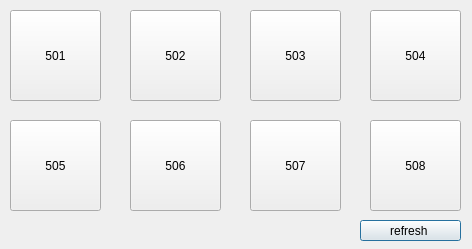
<?xml version="1.0" encoding="UTF-8"?>
<ui version="4.0">
 <class>list</class>
 <widget class="QDialog" name="list">
  <property name="geometry">
   <rect>
    <x>0</x>
    <y>0</y>
    <width>472</width>
    <height>249</height>
   </rect>
  </property>
  <property name="windowTitle">
   <string>Dialog</string>
  </property>
  <widget class="QPushButton" name="btnrefresh">
   <property name="geometry">
    <rect>
     <x>360</x>
     <y>220</y>
     <width>101</width>
     <height>21</height>
    </rect>
   </property>
   <property name="text">
    <string>refresh </string>
   </property>
  </widget>
  <widget class="QPushButton" name="pushButton_2">
   <property name="geometry">
    <rect>
     <x>10</x>
     <y>10</y>
     <width>91</width>
     <height>91</height>
    </rect>
   </property>
   <property name="text">
    <string>501</string>
   </property>
  </widget>
  <widget class="QPushButton" name="pushButton_3">
   <property name="geometry">
    <rect>
     <x>130</x>
     <y>10</y>
     <width>91</width>
     <height>91</height>
    </rect>
   </property>
   <property name="text">
    <string>502</string>
   </property>
  </widget>
  <widget class="QPushButton" name="pushButton_4">
   <property name="geometry">
    <rect>
     <x>10</x>
     <y>120</y>
     <width>91</width>
     <height>91</height>
    </rect>
   </property>
   <property name="text">
    <string>505</string>
   </property>
  </widget>
  <widget class="QPushButton" name="pushButton_5">
   <property name="geometry">
    <rect>
     <x>130</x>
     <y>120</y>
     <width>91</width>
     <height>91</height>
    </rect>
   </property>
   <property name="text">
    <string>506</string>
   </property>
  </widget>
  <widget class="QPushButton" name="btn3">
   <property name="geometry">
    <rect>
     <x>250</x>
     <y>10</y>
     <width>91</width>
     <height>91</height>
    </rect>
   </property>
   <property name="text">
    <string>503</string>
   </property>
  </widget>
  <widget class="QPushButton" name="btn4">
   <property name="geometry">
    <rect>
     <x>370</x>
     <y>10</y>
     <width>91</width>
     <height>91</height>
    </rect>
   </property>
   <property name="text">
    <string>504</string>
   </property>
  </widget>
  <widget class="QPushButton" name="pushButton_8">
   <property name="geometry">
    <rect>
     <x>250</x>
     <y>120</y>
     <width>91</width>
     <height>91</height>
    </rect>
   </property>
   <property name="text">
    <string>507</string>
   </property>
  </widget>
  <widget class="QPushButton" name="pushButton_9">
   <property name="geometry">
    <rect>
     <x>370</x>
     <y>120</y>
     <width>91</width>
     <height>91</height>
    </rect>
   </property>
   <property name="text">
    <string>508</string>
   </property>
  </widget>
 </widget>
 <resources/>
 <connections/>
</ui>
